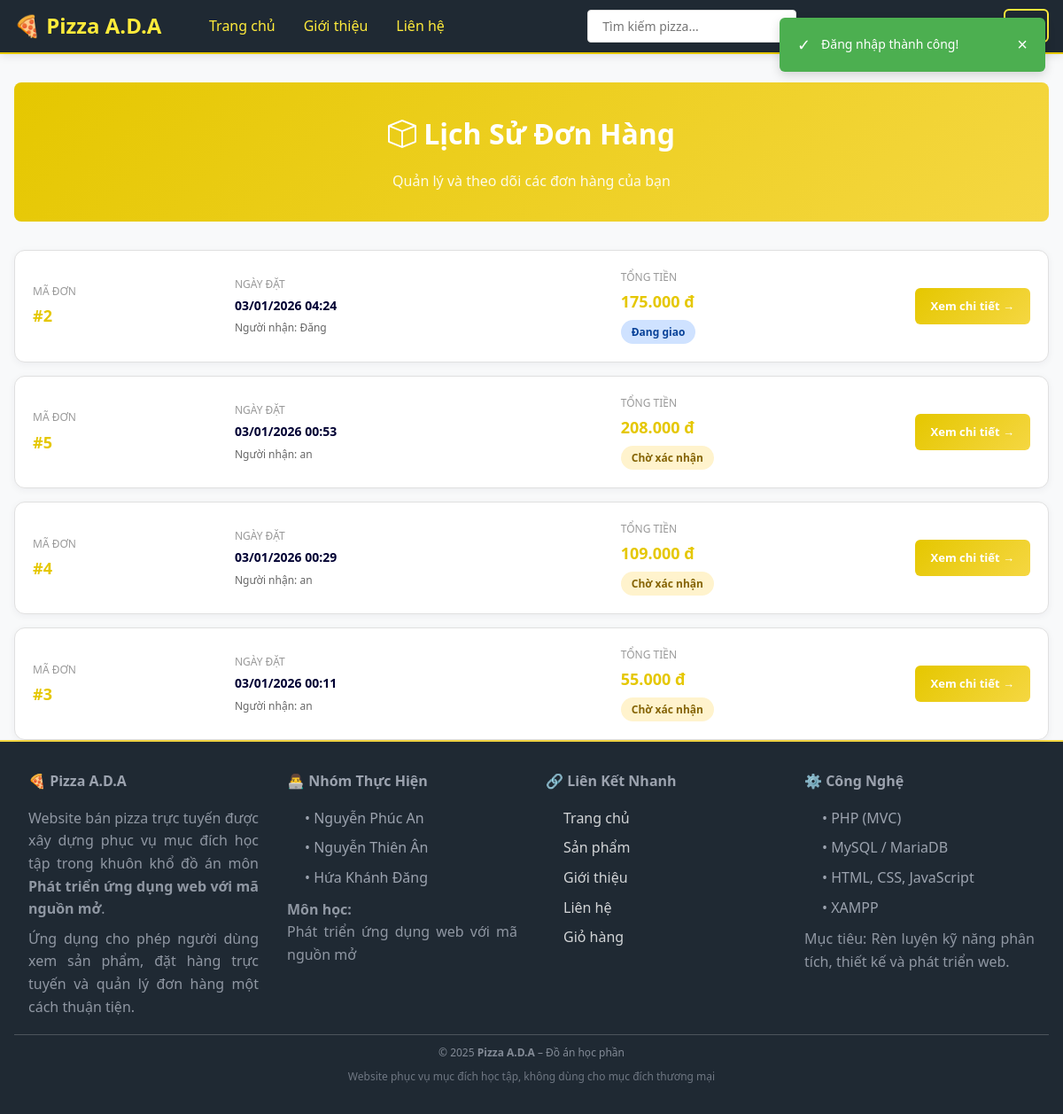
Page /public/index.php?action=order&method=history (signed in) on the earlier database version.
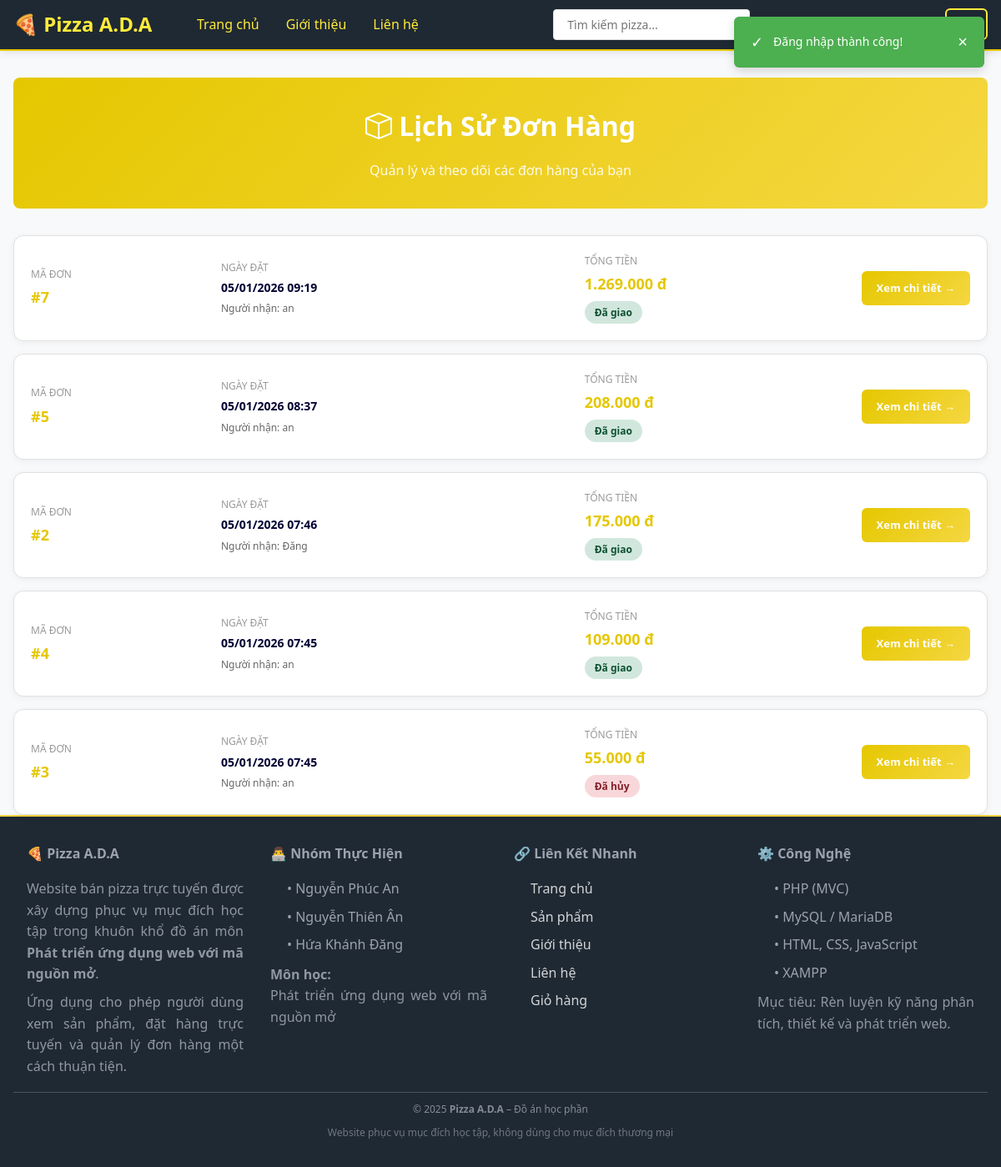
Same page on the later database version.
### tables this page shows
CREATE TABLE `orders` (
  `order_id` int(11) NOT NULL,
  `tong_tien` decimal(10,2) NOT NULL,
  `phuong_thuc_thanh_toan` varchar(255) NOT NULL,
  `trang_thai` varchar(50) NOT NULL DEFAULT 'Chờ xác nhận',
  `ngay_tao_order` timestamp NOT NULL DEFAULT current_timestamp() ON UPDATE current_timestamp(),
  `nguoi_mua_id` int(11) NOT NULL,
  `nguoi_nhan` varchar(255) NOT NULL,
  `sdt_nguoi_nhan` varchar(10) NOT NULL,
  `dia-chi_nhan` text NOT NULL
);

### app/Controllers/Controller.php (called while the page is built, shortened)
<?php
class Controller
{
    protected function render($view, $data = [])
    {
        extract($data);
        $viewPath = APP_PATH . 'Views/' . $view . '.php';
        include $viewPath;
    }
    protected function checkSession()
    {
        if (isset($_SESSION['user_id'])) {
            $this->user = [
                'user_id' => $_SESSION['user_id'],
                'ten_nguoi_dung' => $_SESSION['ten_nguoi_dung'],
                'email_user' => $_SESSION['email_user'] ?? null,
                'is_customer' => true
            ];
        }
    }
}
?>

### app/Controllers/OrderController.php (called while the page is built, shortened)
<?php
require_once APP_PATH . 'Controllers/Controller.php';
require_once APP_PATH . 'Models/Order.php';
class OrderController extends Controller
{
    private $orderModel;
    public function __construct()
    {
        $this->orderModel = new Order();
    }
    public function history()
    {
        $page = $_GET['page'] ?? 1;
        $orders = $this->orderModel->getByUserId($this->user['user_id'], $page);
        $total = $this->orderModel->countByUserId($this->user['user_id']);
        $totalPages = ceil($total / ADMIN_ITEMS_PER_PAGE);
        $data = [
            'orders' => $orders,
            'current_page' => $page,
            'total_pages' => $totalPages
        ];
        $this->render('order/history', $data);
    }
}
?>

### config/Database.php (called while the page is built)
<?php
class Database
{
    private static $connection = null;
    public static function connect()
    {
        if (self::$connection === null) {
            try {
                $config = [
                    'host' => 'localhost:3307',
                    'dbname' => 'web_ban_pizza',
                    'user' => 'root',
                    'password' => ''
                ];
                $dsn = "mysql:host=" . $config['host'] . ";dbname=" . $config['dbname'] . ";charset=utf8mb4";
                self::$connection = new PDO(
                    $dsn,
                    $config['user'],
                    $config['password'],
                    [
                        PDO::ATTR_ERRMODE => PDO::ERRMODE_EXCEPTION,
                        PDO::ATTR_DEFAULT_FETCH_MODE => PDO::FETCH_ASSOC,
                        PDO::ATTR_EMULATE_PREPARES => false
                    ]
                );
            } catch (PDOException $e) {
                die("Connection Error: " . $e->getMessage());
            }
        }
        return self::$connection;
    }
}
?>

### app/Models/Order.php (called while the page is built, shortened)
<?php
require_once APP_PATH . 'Models/Model.php';
class Order extends Model
{
    protected $table = 'orders';
    public function getByUserId($userId, $page = 1)
    {
        $offset = ($page - 1) * ADMIN_ITEMS_PER_PAGE;
        $sql = "SELECT * FROM {$this->table} WHERE nguoi_mua_id = ?
                ORDER BY ngay_tao_order DESC
                LIMIT ? OFFSET ?";
        $stmt = $this->query($sql, [$userId, ADMIN_ITEMS_PER_PAGE, $offset]);
        return $stmt->fetchAll();
    }
}
?>

### app/Models/Model.php (called while the page is built, shortened)
<?php
require_once ROOT_PATH . 'config/Database.php';
abstract class Model
{
    protected $db;
    public function __construct()
    {
        $this->db = Database::connect();
    }
    public function query($sql, $params = [])
    {
        $stmt = $this->db->prepare($sql);
        $stmt->execute($params);
        return $stmt;
    }
}
?>

### app/Views/order/history.php (the view, shortened to what the rows shown need)
<?php include APP_PATH . 'Views/layout/header.php'; ?>
<div class="container">
    <div class="page-header">
        <h1><i class="bi bi-box"></i> Lịch Sử Đơn Hàng</h1>
    </div>
    <div style="margin-top: 30px;">
        <?php if (empty($orders)): ?>
            <div style="background: white; padding: 40px; border-radius: 12px; text-align: center; border: 1px solid #e0e0e0;">
                <div style="font-size: 48px; margin-bottom: 15px;">🛒</div>
                <h3 style="margin: 0 0 10px 0; color: var(--text-dark);">Chưa có đơn hàng nào</h3>
                <p style="margin: 0 0 20px 0; color: #666;">Bạn chưa đặt hàng. Hãy khám phá bộ sưu tập pizza của chúng tôi!</p>
                <a href="<?php echo SITE_URL; ?>index.php?action=home" class="btn btn-primary" style="display: inline-block; text-decoration: none; background: linear-gradient(135deg, var(--primary-color) 0%, var(--primary-light) 100%); color: white; padding: 12px 30px; border-radius: 6px; font-weight: 600;">
                    <i class="bi bi-circle"></i> Mua sắm ngay
                </a>
            </div>
        <?php else: ?>
            <div style="display: flex; flex-direction: column; gap: 15px;">
                <?php foreach ($orders as $order): ?>
                    <div style="background: white; border: 1px solid #e0e0e0; border-radius: 12px; padding: 20px; box-shadow: 0 2px 8px rgba(0,0,51,0.05); transition: box-shadow 0.3s;" onMouseOver="this.style.boxShadow='0 4px 16px rgba(0,0,51,0.1)'" onMouseOut="this.style.boxShadow='0 2px 8px rgba(0,0,51,0.05)'">
                        <div style="display: grid; grid-template-columns: 1fr 2fr 1.5fr auto; gap: 20px; align-items: center;">
                            <div>
                                <p style="margin: 0 0 4px 0; font-size: 12px; color: #999; text-transform: uppercase;">Mã đơn</p>
                                <p style="margin: 0; font-size: 18px; font-weight: 700; color: var(--primary-color);">#<?php echo $order['order_id']; ?></p>
                            </div>
                            <div>
                                <p style="margin: 0 0 4px 0; font-size: 12px; color: #999; text-transform: uppercase;">Ngày đặt</p>
                                <p style="margin: 0; font-size: 14px; color: var(--text-dark); font-weight: 600;"><?php echo date('d/m/Y H:i', strtotime($order['ngay_tao_order'])); ?></p>
                                <p style="margin: 4px 0 0 0; font-size: 12px; color: #666;">Người nhận: <?php echo htmlspecialchars($order['nguoi_nhan'] ?? '-'); ?></p>
                            </div>
                            <div>
                                <p style="margin: 0 0 4px 0; font-size: 12px; color: #999; text-transform: uppercase;">Tổng tiền</p>
                                <p style="margin: 0 0 6px 0; font-size: 18px; font-weight: 700; color: var(--primary-color);"><?php echo number_format($order['tong_tien'], 0, ',', '.'); ?> đ</p>
                                <span style="display: inline-block; padding: 4px 12px; border-radius: 20px; font-size: 12px; font-weight: 600;
                                    <?php
                                    $status = $order['trang_thai'];
                                    if ($status === 'Chờ xác nhận') echo 'background: #fff3cd; color: #856404;';
                                    elseif ($status === 'Đã xác nhận') echo 'background: #d1ecf1; color: #0c5460;';
                                    elseif ($status === 'Đang giao') echo 'background: #cfe2ff; color: #084298;';
                                    elseif ($status === 'Đã giao') echo 'background: #d1e7dd; color: #0f5132;';
                                    elseif ($status === 'Đã hủy') echo 'background: #f8d7da; color: #842029;';
                                    ?>">
                                    <?php echo htmlspecialchars($status); ?>
                                </span>
                            </div>
                            <div>
                                <a href="<?php echo SITE_URL; ?>index.php?action=order&method=detail&id=<?php echo $order['order_id']; ?>"
                                   style="display: inline-block; background: linear-gradient(135deg, var(--primary-color) 0%, var(--primary-light) 100%); color: white; padding: 10px 18px; border-radius: 6px; text-decoration: none; font-size: 13px; font-weight: 600; transition: transform 0.2s;"
                                   onMouseOver="this.style.transform='translateY(-2px)'" onMouseOut="this.style.transform='translateY(0)'">
                                    Xem chi tiết →
                                </a>
                            </div>
                        </div>
                    </div>
                <?php endforeach; ?>
            </div>
        <?php endif; ?>
    </div>
</div>
<?php include APP_PATH . 'Views/layout/footer.php'; ?>

Differences in the rows shown:
added orders: order_id "7", ngay_tao_order "05/01/2026 09:19", nguoi_nhan "an", tong_tien "1.269.000", trang_thai "Đã giao"
changed orders id 5: ngay_tao_order "03/01/2026 00:53" → "05/01/2026 08:37"; trang_thai "Chờ xác nhận" → "Đã giao"; moves up the list
changed orders "Đăng": ngay_tao_order "03/01/2026 04:24" → "05/01/2026 07:46"; trang_thai "Đang giao" → "Đã giao"
changed orders id 4: ngay_tao_order "03/01/2026 00:29" → "05/01/2026 07:45"; trang_thai "Chờ xác nhận" → "Đã giao"
changed orders id 3: ngay_tao_order "03/01/2026 00:11" → "05/01/2026 07:45"; trang_thai "Chờ xác nhận" → "Đã hủy"
